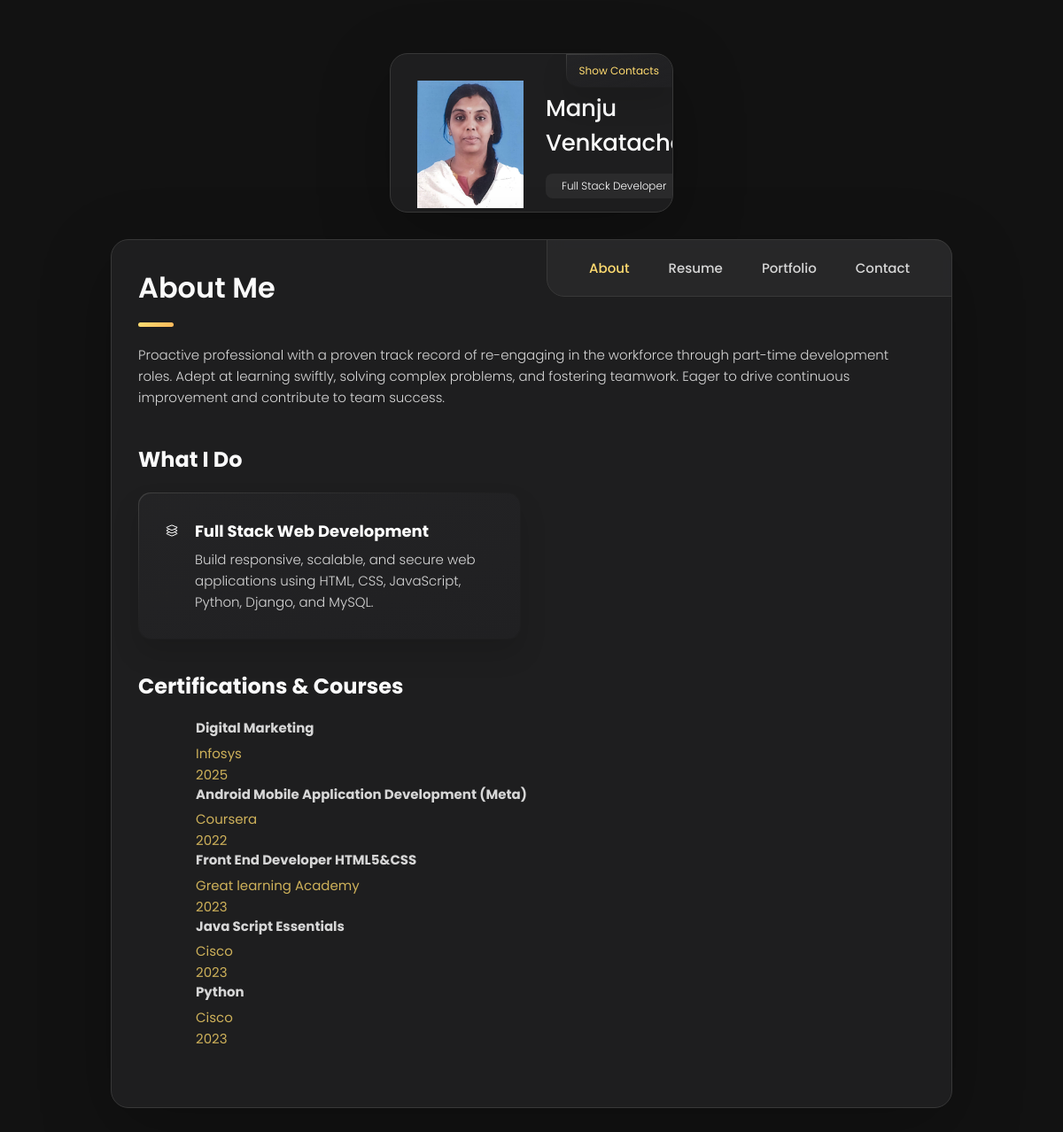
The page / on the database its author committed.
### portfolio/models.py (models this page shows, shortened)
class Profile(models.Model):
    name = models.CharField(max_length=100)
    designation = models.CharField(max_length=100)
    profile_image = models.ImageField(upload_to='profile/')
    resume = models.FileField(upload_to='resume/', blank=True, null=True)
    about = models.TextField()
    email = models.EmailField()
    phone = models.CharField(max_length=20)
    location = models.CharField(max_length=200)
    github = models.URLField(blank=True)
    linkedin = models.URLField(blank=True)
    portfolio = models.URLField(blank=True)

class Service(models.Model):
    title = models.CharField(max_length=100)
    icon = models.CharField(max_length=100)
    description = models.TextField()

class Certificate(models.Model):
    title = models.CharField(max_length=200)
    organization = models.CharField(max_length=200)
    year = models.CharField(max_length=20)
    certificate_image = models.ImageField(
        upload_to='certificates/',
        blank=True,
        null=True
    )

### portfolio/views.py (the view)
# urls.py: path("", views.index, name="index"),
def index(request):
    profile = Profile.objects.first()
    context = {
        "profile": profile,
        "services": Service.objects.all(),
        "skills": Skill.objects.all(),
        "education": Education.objects.all(),
        "experience": Experience.objects.all(),
        "internships": Internship.objects.all(),
        "projects": Project.objects.all(),
        "certificates": Certificate.objects.all(),
        "contact_form": ContactForm(),
    }
    return render(request, "portfolio/index.html", context)

### portfolio/templates/portfolio/index.html (shortened to what this page needs)
{% load static %}
<!DOCTYPE html>
<html lang="en">
<head>
  <link rel="stylesheet"
        href="{% static 'portfolio/css/style.css' %}">
</head>
<body>
<main>
  <aside class="sidebar" data-sidebar>
    <div class="sidebar-info">
      <figure class="avatar-box">
        <img src="{% static 'portfolio/images/p.jpg' %}"
             alt="Manju Venkatachalapathi">
      </figure>
      <div class="info-content">
        <h1 class="name" title="{{ profile.name }}">
          {{ profile.name }}
        </h1>
        <p class="title">
          {{ profile.designation }}
        </p>
      </div>
      <button class="info_more-btn" data-sidebar-btn>
        <span>Show Contacts</span>
      </button>
    </div>
  </aside>
  <div class="main-content">
    <nav class="navbar">
      <ul class="navbar-list">
        <li class="navbar-item">
          <button class="navbar-link active"
                  data-nav-link>
            About
          </button>
        </li>
        <li class="navbar-item">
          <button class="navbar-link"
                  data-nav-link>
            Resume
          </button>
        </li>
        <li class="navbar-item">
          <button class="navbar-link"
                  data-nav-link>
            Portfolio
          </button>
        </li>
        <li class="navbar-item">
          <button class="navbar-link"
                  data-nav-link>
            Contact
          </button>
        </li>
      </ul>
    </nav>
    <article class="about active" data-page="about">
      <header>
        <h2 class="h2 article-title">
          About Me
        </h2>
      </header>
      <section class="about-text">
        <p>
        {{ profile.about }}
      </p>
      </section>
      <section class="service">
        <h3 class="h3 service-title">
          What I Do
        </h3>
        <ul class="service-list">
          {% for service in services %}
          <li class="service-item">
            <div class="service-icon-box">
              <ion-icon
                  name="{{ service.icon }}">
              </ion-icon>
            </div>
            <div class="service-content-box">
              <h4 class="h4 service-item-title">
                {{ service.title }}
              </h4>
              <p class="service-item-text">
                {{ service.description }}
              </p>
            </div>
          </li>
          {% endfor %}
        </ul>
      </section>
<section class="service" style="margin-top:30px;">
  <h3 class="h3 service-title">
    Certifications & Courses
  </h3>
  <ul class="timeline-list">
{% for certificate in certificates %}
<li>
<h4 class= "h4 timeline-item-title">
{{ certificate.title }}
</h4>
<span>
{{ certificate.organization }}
</span>
<span>
{{ certificate.year }}
</span>
</li>
{% endfor %}
</ul>
</section>
</article>
</body>
</html>

### rows shown on the page
Profile: name "Manju…", designation "Full Stack Developer", about "Proactive professional with a proven track record of re-engaging in the workforce through part-time development roles. Adept at learning swiftly, solving complex problems, and fostering teamwork. Eager to drive continuous improvement and contribute to team success."
Service: title "Full Stack Web Development", description "Build responsive, scalable, and secure web applications using HTML, CSS, JavaScript, Python, Django, and MySQL."
Certificate: title "Digital Marketing", organization "Infosys", year "2025"
Certificate: title "Android Mobile Application Development (Meta)", organization "Coursera", year "2022"
Certificate: title "Front End Developer HTML5&CSS", organization "Great learning Academy", year "2023"
Certificate: title "Java Script Essentials", organization "Cisco", year "2023"
Certificate: title "Python", organization "Cisco", year "2023"
